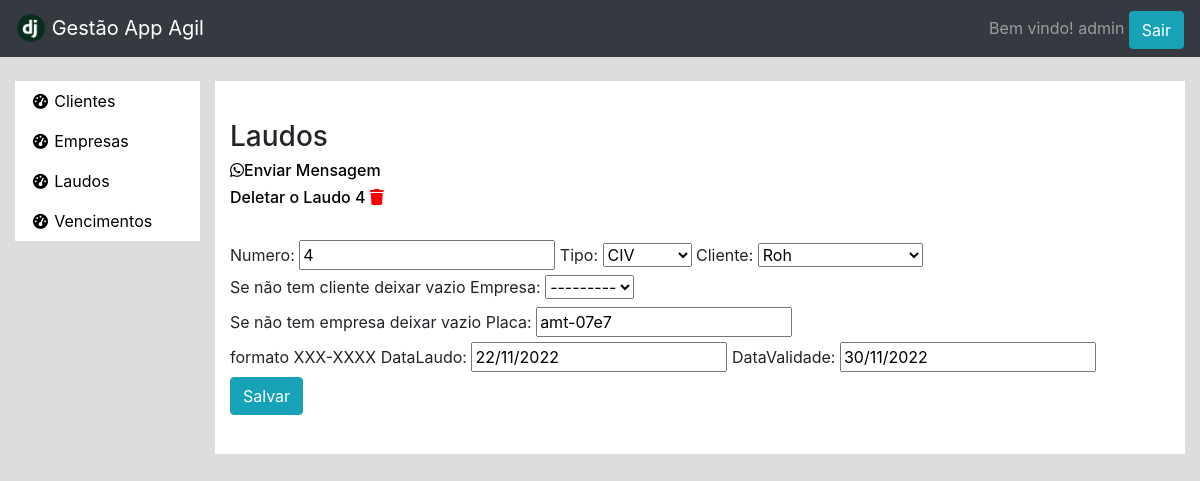
The app's page /clientes/laudo_update/8/ (signed in), older data.
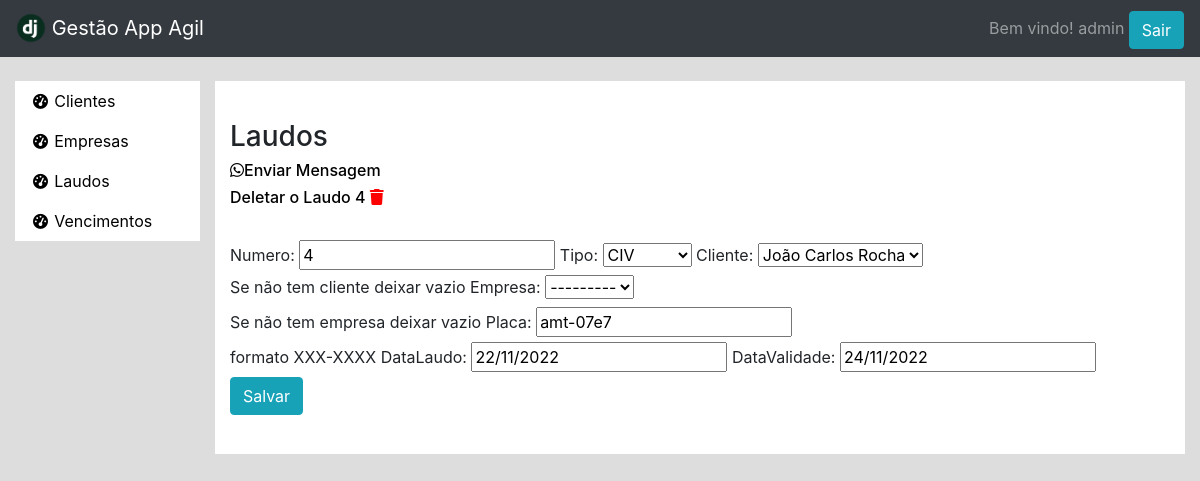
The same page, newer data.
### clientes/models.py (models this page shows, shortened)
class Laudo(models.Model):
    CIPP = 'CIPP'
    CIV = 'CIV'
    DATE_INPUT_FORMATS = ['%d/%m/%Y']
    numero = models.IntegerField(unique=True)
    cliente = models.ForeignKey(Person, on_delete=models.CASCADE, null=True, blank=True,
                help_text="Se não tem cliente deixar vazio")
    empresa = models.ForeignKey(Empresa, on_delete=models.CASCADE, null=True, blank=True,
                help_text="Se não tem empresa deixar vazio")
    tipo = models.CharField(max_length=4, choices=[(CIV, 'CIV'),(CIPP, 'CIPP')])
    dataLaudo = models.DateField()
    placa = models.CharField(help_text="formato XXX-XXXX", max_length=8)
    dataValidade = models.DateField()

### clientes/views.py (the view)
# urls.py: path('laudo_update/<int:pk>/', login_required(LaudoUpdate.as_view()), name="laudo_update"),
class LaudoUpdate(UpdateView):
    model = Laudo
    fields = ['numero','tipo','cliente', 'empresa','placa','dataLaudo','dataValidade']
    success_url = reverse_lazy('laudo_list')

### clientes/models.py (called while the page is built)
    def __str__(self):
        return self.name

    def __str__(self):
        return self.name

### clientes/templates/clientes/laudo_form.html (shortened to what this page needs)
{% extends 'base.html' %}
{% load bootstrap %}
{% block main %}
    <br/>
    <div class="row">
        <div class="col-12">
            <h3>Laudos</h3>
                {% if laudo != None  %}
                    <a href="{% url 'prepare' laudo.pk %}"><h6><i class="fa-brands fa-whatsapp"></i>Enviar  Mensagem</h6></a>
                    <a href="{% url 'laudo_delete' laudo.id %}"
                        onclick="return confirm('Você tem certeza que quer deletar ?')">
                        <h6>Deletar o Laudo {{ laudo.numero }}
                        <i class="fa-solid fa-trash icon_delete"></i></h6>
                    </a>
                {% endif %}
                <br/>
            <form action="" method="post" enctype="multipart/form-data">
                {{form|bootstrap}}
                <input type="submit" class="btn btn-info" value="Salvar"/>
            </form>
            <br/>
        </div>
    </div>
{% endblock %}

Row changes from the older to the newer data that the page shows:
changed Laudo "CIV": cliente "Roh" → "João Carlos Rocha"; dataValidade "30/11/2022" → "24/11/2022"
